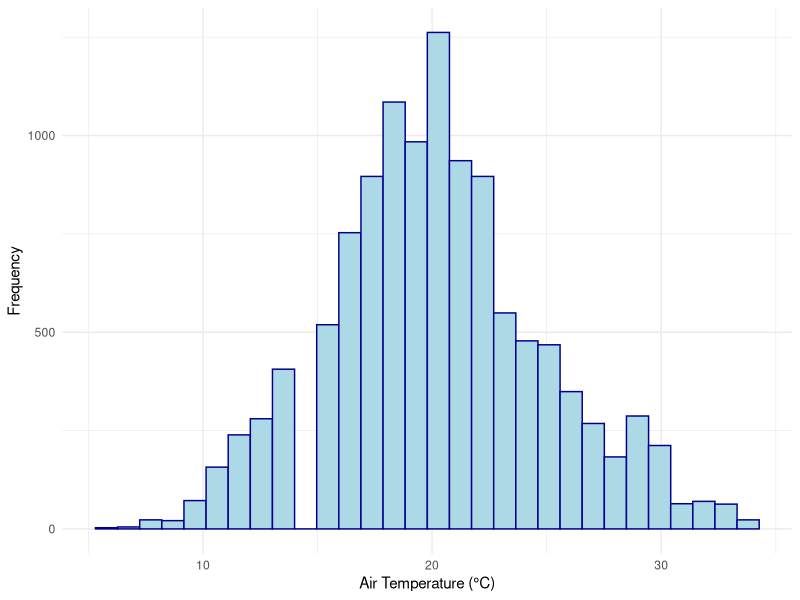
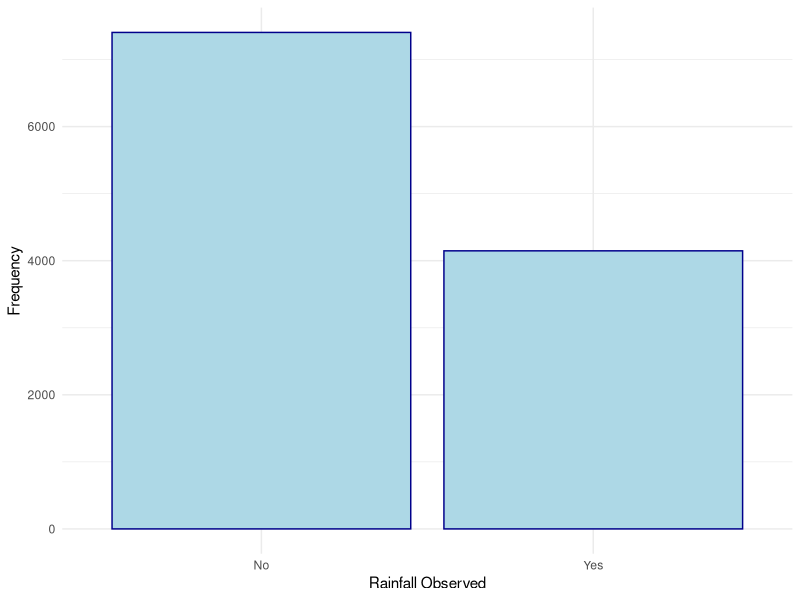
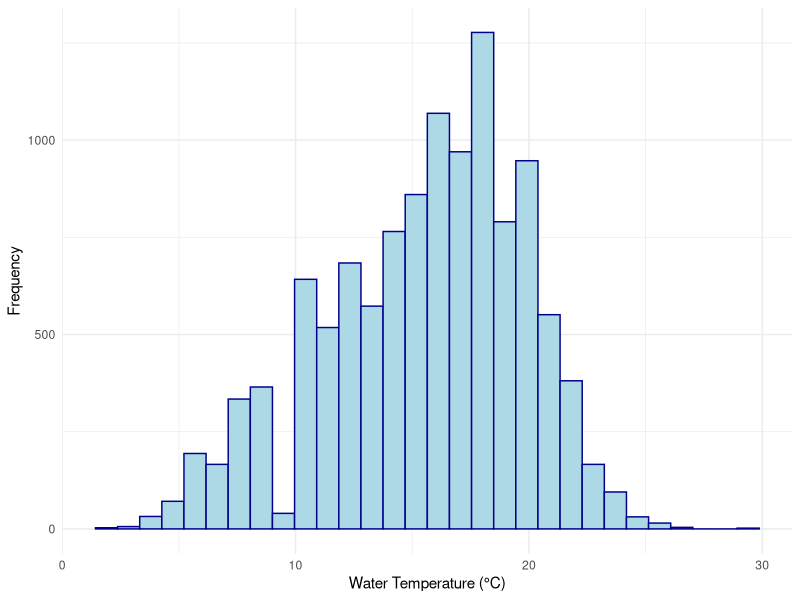
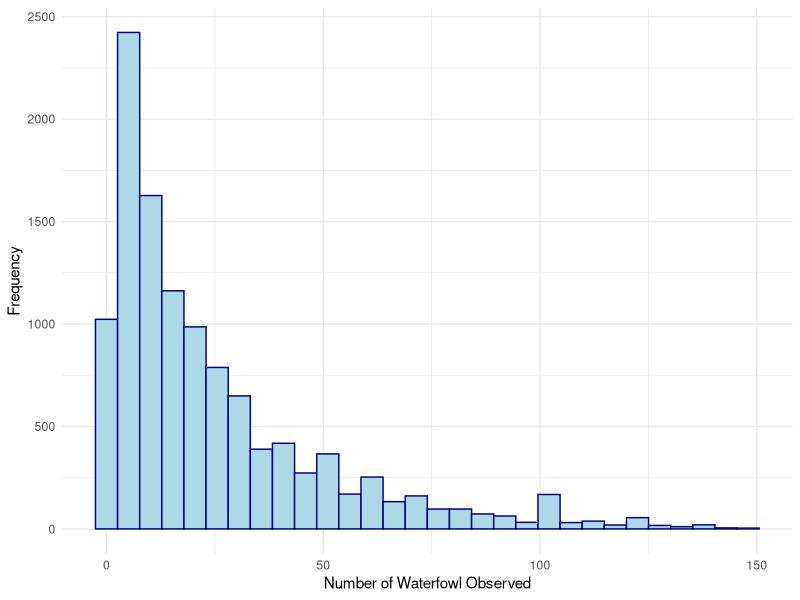
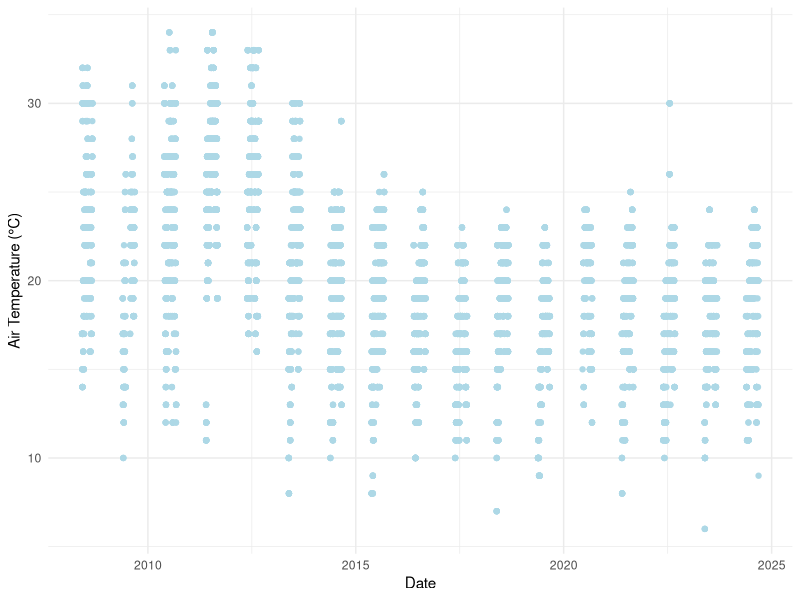
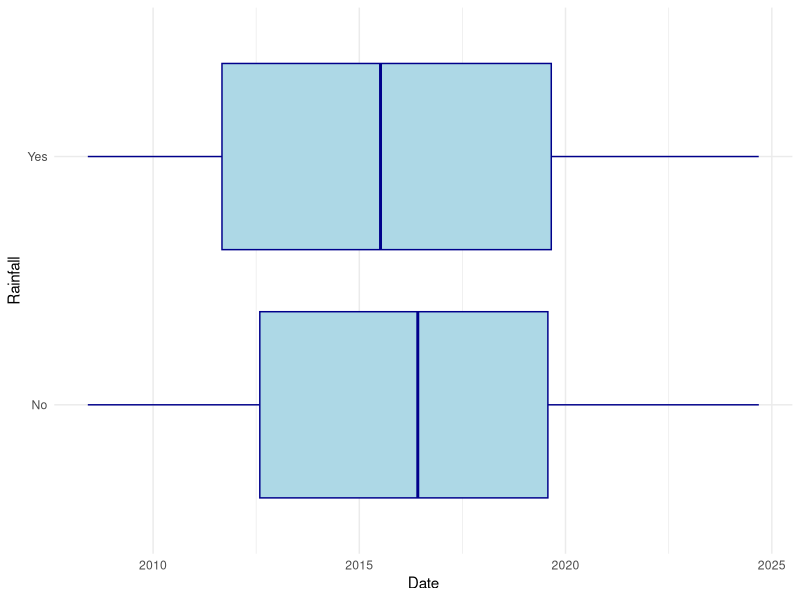
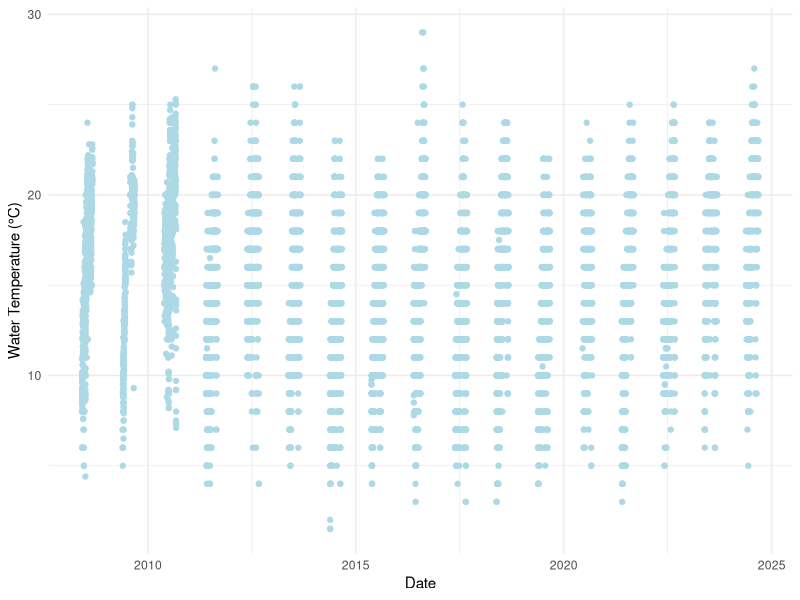
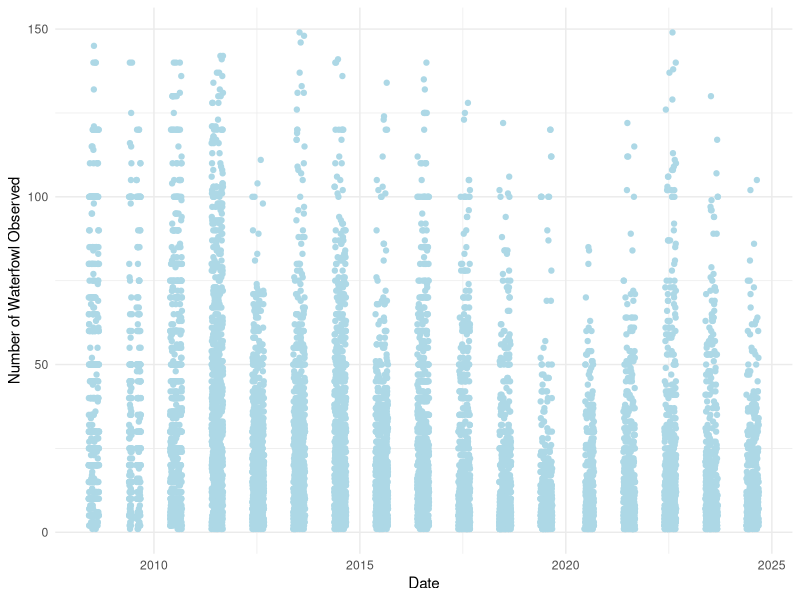

Reproduce these figures in R, in order.
## ---- chunk 1
#| include: false
#| warning: false
#| message: false

# load packages and read data
library(tidyverse)
library(knitr)
## ---- chunk 2
#| include: false
#| warning: false
#| message: false

data <- read_csv(here::here("data/analysis_data/analysis_data.csv"))
## ---- chunk 3
#| label: tbl-data
#| tbl-cap: Preview of Data
#| echo: false
#| warning: false
#| message: false

kable(head(data), format = "markdown")
## ---- chunk 4
#| label: fig-airtemp
#| fig-cap: Distribution of Air Temperature at Toronto Beaches
#| echo: false
#| warning: false
#| message: false

data |>
  ggplot(aes(x = air_temp)) +
  geom_histogram(bins = 30, col = "darkblue", fill = "lightblue") +
  theme_minimal() +
  labs(x = "Air Temperature (°C)", y = "Frequency")
## ---- chunk 5
#| label: fig-rain
#| fig-cap: Rainfall Observations at Toronto Beaches
#| echo: false
#| warning: false
#| message: false

data |>
  ggplot(aes(x = rain)) +
  geom_bar(col = "darkblue", fill = "lightblue") +
  theme_minimal() +
  labs(x = "Rainfall Observed", y = "Frequency")
## ---- chunk 6
#| label: fig-watertemp
#| fig-cap: Distribution of Water Temperature at Toronto Beaches
#| echo: false
#| warning: false
#| message: false

data |>
  ggplot(aes(x = water_temp)) +
  geom_histogram(bins = 30, col = "darkblue", fill = "lightblue") +
  theme_minimal() +
  labs(x = "Water Temperature (°C)", y = "Frequency")
## ---- chunk 7
#| label: fig-waterfowl
#| fig-cap: Distribution of Waterfowl Observations at Toronto Beaches
#| echo: false
#| warning: false
#| message: false

data |>
  ggplot(aes(x = water_fowl)) +
  geom_histogram(bins = 30, col = "darkblue", fill = "lightblue") +
  theme_minimal() +
  labs(x = "Number of Waterfowl Observed", y = "Frequency")
## ---- chunk 8
#| label: fig-time-airtemp-year
#| fig-cap: Air Temperature Over Time at Toronto Beaches
#| echo: false
#| warning: false
#| message: false

data |>
  ggplot(aes(x = date, y = air_temp)) +
  geom_point(col = "lightblue") +
  theme_minimal() +
  labs(x = "Date", y = "Air Temperature (°C)")
## ---- chunk 9
#| label: fig-time-rain
#| fig-cap: Rainfall Observations Over Time at Toronto Beaches
#| echo: false
#| warning: false
#| message: false

data |>
  ggplot(aes(x = date, y = rain)) +
  geom_boxplot(col = "darkblue", fill = "lightblue") +
  theme_minimal() +
  labs(x = "Date", y = "Rainfall")
## ---- chunk 10
#| label: fig-time-watertemp-year
#| fig-cap: Water Temperature Over Time at Toronto Beaches
#| echo: false
#| warning: false
#| message: false

data |>
  ggplot(aes(x = date, y = water_temp)) +
  geom_point(col = "lightblue") +
  theme_minimal() +
  labs(x = "Date", y = "Water Temperature (°C)")
## ---- chunk 11
#| label: fig-time-waterfowl-year
#| fig-cap: Waterfowl Observations Over Time at Toronto Beaches
#| echo: false
#| warning: false
#| message: false

data |>
  ggplot(aes(x = date, y = water_fowl)) +
  geom_point(col = "lightblue") +
  theme_minimal() +
  labs(x = "Date", y = "Number of Waterfowl Observed")
## ---- chunk 12
#| echo: false
#| eval: true
#| warning: false
#| message: false


